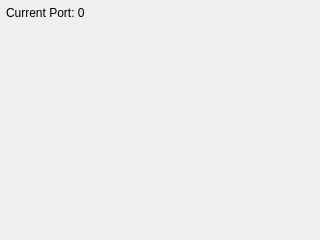
<?xml version="1.0" encoding="UTF-8"?>
<ui version="4.0">
 <class>SensorTestWizardPage</class>
 <widget class="QWizardPage" name="SensorTestWizardPage">
  <property name="geometry">
   <rect>
    <x>0</x>
    <y>0</y>
    <width>320</width>
    <height>240</height>
   </rect>
  </property>
  <property name="windowTitle">
   <string>Sensor Test</string>
  </property>
  <property name="title">
   <string>Sensor Test</string>
  </property>
  <property name="subTitle">
   <string>Here is a plot of port zero's values</string>
  </property>
  <layout class="QVBoxLayout" name="verticalLayout" stretch="0,1">
   <property name="margin">
    <number>6</number>
   </property>
   <item>
    <widget class="QLabel" name="label">
     <property name="text">
      <string>Current Port: 0</string>
     </property>
    </widget>
   </item>
   <item>
    <widget class="PlotWidget" name="plot" native="true"/>
   </item>
  </layout>
 </widget>
 <customwidgets>
  <customwidget>
   <class>PlotWidget</class>
   <extends>QWidget</extends>
   <header>PlotWidget.h</header>
   <container>1</container>
  </customwidget>
 </customwidgets>
 <resources/>
 <connections/>
</ui>
